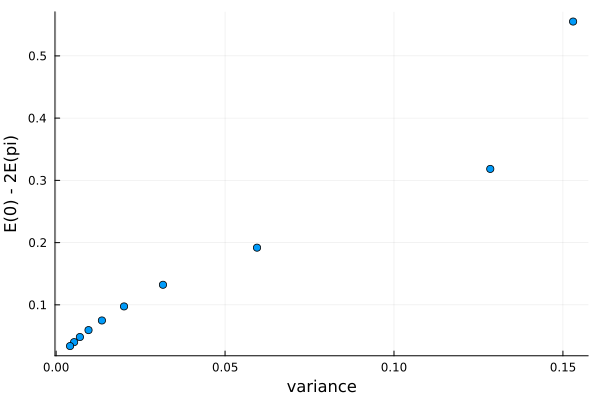

The Julia source for this figure:
using MPSKit, TensorKit, MPSKitExperimental, MPSKitModels, KrylovKit, Plots
let
    # create the AKLT hamiltonian
    V_phys = SU2Space(1 => 1)
    h_local = zeros(ComplexF64, V_phys ⊗ V_phys ← V_phys ⊗ V_phys)
    block(h_local, SU2Irrep(2)) .= 1.0
    th = @mpoham sum(h_local{i,i+1} for i in -Inf:Inf)

    # find the groundstate
    ts = InfiniteMPS(physicalspace(th),[Rep[SU₂](1//2=>1)]);
    (ts,gs_env) = find_groundstate(ts,th,VUMPS(maxiter=200));

    # first get the energy at k = pi. a window with length 5 is large enought to resolve this gap
    len=5
    windowchi = Rep[SU₂](1//2=>5,3//2=>5,5//2=>5); # bond dimension of the momentumwindow
    window = LeftGaugedMW(rand,len,windowchi,ts,momentum = Float64(pi)+0im,utilspace= Rep[SU₂](1 => 1));    
    aklt_gap = 0.0+0im
    for top in 1:3
        for i in 1:len
            (vals,vecs, convhist) = eigsolve(window.AC[1,i],1,:SR) do x
                window.AC[1,i] = x
                envs = environments(window,th);
                MPSKitExperimental.ac_proj(1,i,window,envs)
            end

            aklt_gap = vals[1]
            window.AC[1,i] = vecs[1]
        end
    end


    # then do the same at k=0, for different window sizes
    lens = collect(1:10)
    energies = []
    variances = []
    for len in lens

        @show len
        window = LeftGaugedMW(rand,len,windowchi,ts,momentum = Float64(0)+0im,utilspace= Rep[SU₂](1 => 1));    
        en = 0.0+0im
        for top in 1:3
            for i in 1:len
                (vals,vecs, convhist) = eigsolve(window.AC[1,i],1,:SR) do x
                    window.AC[1,i] = x
                    envs = environments(window,th);
                    MPSKitExperimental.ac_proj(1,i,window,envs)
                end

                en = vals[1]
                window.AC[1,i] = vecs[1]
            end
        end
        push!(energies,en)
        push!(variances, variance(window,th))
    end

    plot(variances,real.(energies).-real(2*aklt_gap),legend=false, seriestype=:scatter,xaxis="variance",yaxis = "E(0) - 2E(pi)")
    savefig("aklt_gap_convergence.png")
end
